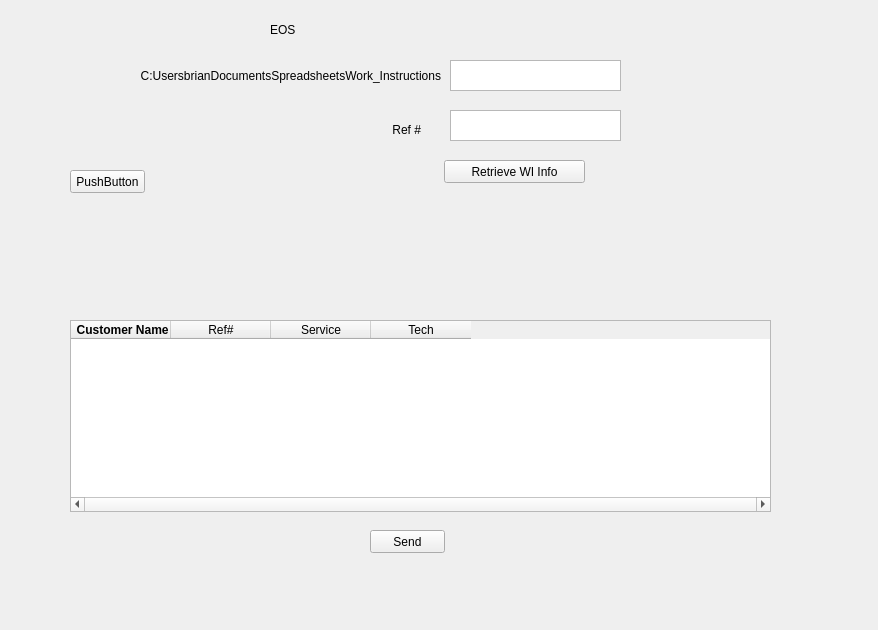
<?xml version="1.0" encoding="UTF-8"?>
<ui version="4.0">
 <class>Form</class>
 <widget class="QWidget" name="Form">
  <property name="geometry">
   <rect>
    <x>0</x>
    <y>0</y>
    <width>878</width>
    <height>630</height>
   </rect>
  </property>
  <property name="windowTitle">
   <string>Form</string>
  </property>
  <widget class="QTableWidget" name="tableWidget">
   <property name="geometry">
    <rect>
     <x>70</x>
     <y>320</y>
     <width>701</width>
     <height>192</height>
    </rect>
   </property>
   <property name="horizontalScrollBarPolicy">
    <enum>Qt::ScrollBarAlwaysOn</enum>
   </property>
   <column>
    <property name="text">
     <string> Customer Name</string>
    </property>
    <property name="font">
     <font>
      <weight>75</weight>
      <bold>true</bold>
     </font>
    </property>
   </column>
   <column>
    <property name="text">
     <string>Ref#</string>
    </property>
   </column>
   <column>
    <property name="text">
     <string>Service</string>
    </property>
   </column>
   <column>
    <property name="text">
     <string>Tech</string>
    </property>
   </column>
  </widget>
  <widget class="QLabel" name="label">
   <property name="geometry">
    <rect>
     <x>60</x>
     <y>60</y>
     <width>381</width>
     <height>31</height>
    </rect>
   </property>
   <property name="text">
    <string>C:UsersbrianDocumentsSpreadsheetsWork_Instructions</string>
   </property>
   <property name="alignment">
    <set>Qt::AlignRight|Qt::AlignTrailing|Qt::AlignVCenter</set>
   </property>
  </widget>
  <widget class="QTextEdit" name="textCustomer">
   <property name="geometry">
    <rect>
     <x>450</x>
     <y>60</y>
     <width>171</width>
     <height>31</height>
    </rect>
   </property>
   <property name="verticalScrollBarPolicy">
    <enum>Qt::ScrollBarAlwaysOff</enum>
   </property>
   <property name="horizontalScrollBarPolicy">
    <enum>Qt::ScrollBarAlwaysOff</enum>
   </property>
  </widget>
  <widget class="QTextEdit" name="refNum">
   <property name="geometry">
    <rect>
     <x>450</x>
     <y>110</y>
     <width>171</width>
     <height>31</height>
    </rect>
   </property>
   <property name="placeholderText">
    <string/>
   </property>
  </widget>
  <widget class="QLabel" name="label_2">
   <property name="geometry">
    <rect>
     <x>370</x>
     <y>120</y>
     <width>51</width>
     <height>20</height>
    </rect>
   </property>
   <property name="text">
    <string>Ref #</string>
   </property>
   <property name="alignment">
    <set>Qt::AlignRight|Qt::AlignTrailing|Qt::AlignVCenter</set>
   </property>
  </widget>
  <widget class="QPushButton" name="pushButton_2">
   <property name="geometry">
    <rect>
     <x>370</x>
     <y>530</y>
     <width>75</width>
     <height>23</height>
    </rect>
   </property>
   <property name="text">
    <string>Send</string>
   </property>
  </widget>
  <widget class="QLabel" name="label_3">
   <property name="geometry">
    <rect>
     <x>270</x>
     <y>20</y>
     <width>271</width>
     <height>20</height>
    </rect>
   </property>
   <property name="text">
    <string>EOS</string>
   </property>
  </widget>
  <widget class="QPushButton" name="grabButton">
   <property name="geometry">
    <rect>
     <x>444</x>
     <y>160</y>
     <width>141</width>
     <height>23</height>
    </rect>
   </property>
   <property name="text">
    <string>Retrieve WI Info</string>
   </property>
  </widget>
  <widget class="QPushButton" name="pushButton">
   <property name="geometry">
    <rect>
     <x>70</x>
     <y>170</y>
     <width>75</width>
     <height>23</height>
    </rect>
   </property>
   <property name="text">
    <string>PushButton</string>
   </property>
  </widget>
 </widget>
 <resources/>
 <connections/>
</ui>
